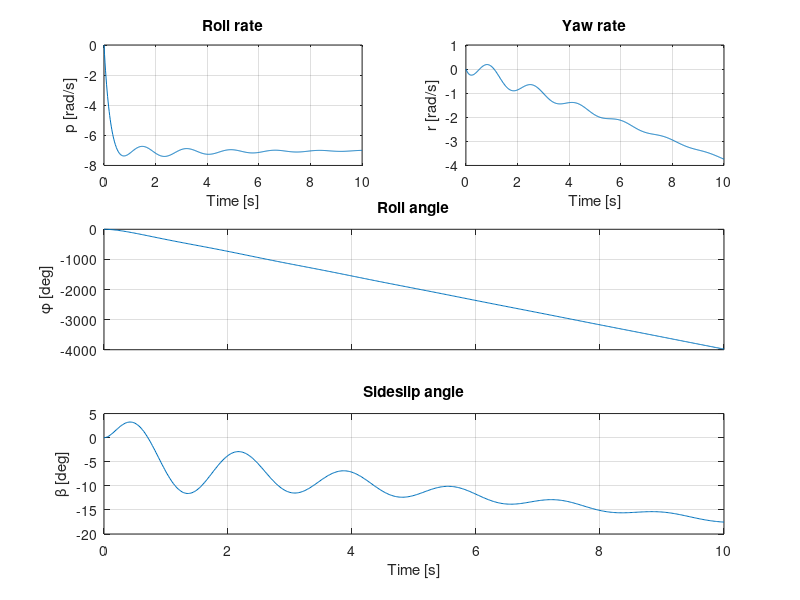
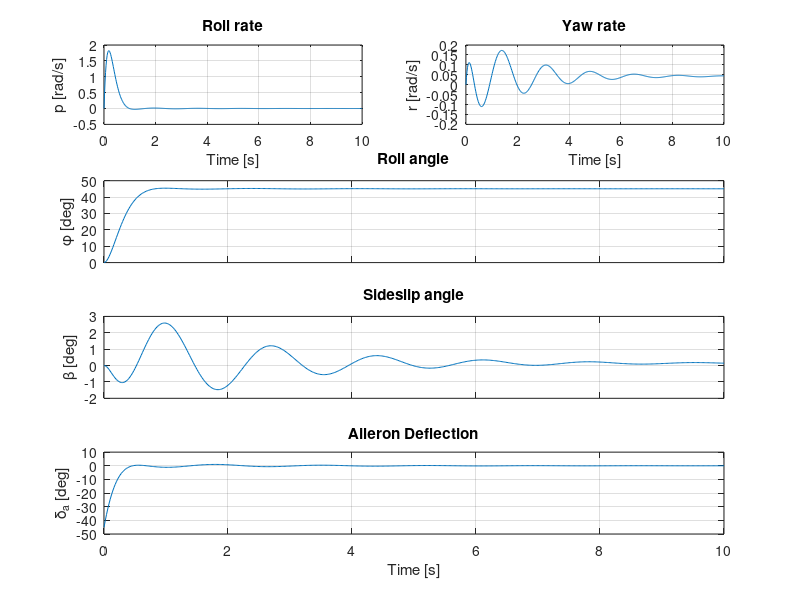

MATLAB code to generate these figures, in order:
%State-space model
A=[-0.231308504369119,0.0544096693079551,-0.000124548233093912,-0.990288665751696;0,0,1,0;-21.9913440608126,0,-4.27507057923922,1.16034911016267;11.8852437044909,0,-0.450303860814642,-0.711734908447950];
B=[-0.0109680172306510,0.0630660990762435;0,0;-32.2767539463422,5.44547987525456;-2.63365317966200,-7.15884612728451];
C=eye(4);
D=zeros(4,1);

%parameters
% this is the cruise speed (TAS)
V = 180;
g0 = 9.81;


%% Open-loop response
% Check the eigenvalues. Note the bad damping of the Dutch roll and
% spiral modes
eigA = eig(A)

% Aileron control only. 
Ba = B(:,1);

% Create state-space system (open loop system, only aileron control), generate simulation output for a step input on
% the aileron
%make the system for the aileron
sa = ss(A, Ba, C, D);
t = 0:0.02:10;
u=ones(1,length(t)); %input
%simulation output
yo = lsim(sa,u,t);


% For generation of figures
figure(1)
subplot(3, 2, 1)
plot(t, yo(:,3));hold on;grid on
xlabel('Time [s]')
title('Roll rate')  
ylabel('p [rad/s]')
 
subplot(3, 2, 2)
plot(t, yo(:,4));hold on;grid on
xlabel('Time [s]')
title('Yaw rate')  
ylabel('r [rad/s]')

subplot(3, 2, 3:4)
plot(t, rad2deg(yo(:,2)));hold on;grid on
set(gca,'XTickLabel',[])
title('Roll angle')  
ylabel('\phi [deg]')

subplot(3, 2, 5:6)
plot(t, rad2deg(yo(:,1)));hold on;grid on
xlabel('Time [s]')
title('Sideslip angle')  
ylabel('\beta [deg]')


%% Closed-loop design
% LQR criterion: weight on beta, phi, p and r errors and on aileron
Q = diag([1 1 0.01 0.01]); R = 1;

% Generate feedback gains using lqr command
K = lqr(sa,Q,R)

% check the eigenvalues of the closed-loop system. Note that the bad
% damping of the Dutch roll is still in there (it cannot be removed with
% aileron control!)
Ac = A-Ba*K;
eigAc = eig(Ac);

% create a closed-loop system, unity feedback, the four states to their
% respective inputs of the control matrix K
%feedback system
sc =  feedback(sa*K,eye(4));

% Take a look at this closed-loop system. The four inputs are
% references for the states (beta, phi, p, r), the four outputs are the
% realised states
sc
Cc1 = [C;-K];
Dc1 = [zeros(4);K];
Bc = Ba*K; 
% Remember that u = \delta_a = K (xref - x)
% Thus, we can augment the output of the system with the aileron input also as an output. Formulate the augmented system here.
sc1 = ss(Ac,Bc,Cc1,Dc1);
% 
% sc1 = ss(Ac,Bc,C,zeros(4));

% Recall from the flight mechanics course, for constant sideslip angle in a level flight turn, the following relationship can be obtained using kinematics.
%       \phi(roll angle) * g0(gravitational acceleration)     =(approximately)       V (true airspeed)*r (yaw rate)
% Therefore, when turning sc1 into a single input (desired roll angle) system, the corresponding yaw rate must be supplied also. 
% In this way, the closed-loop system sc2 will only have one input: the desired roll angle
sc2 = sc1 * [0 1 0 g0/V]';

% check the system behaviour when the commanded roll angle has a step input
% of 45 deg.
t = 0:0.02:10;
u= deg2rad(45*ones(1,length(t)));
yc = lsim(sc2,u,t);


% For generation of figures
figure
subplot(4, 2, 1)
plot(t, yc(:,3));hold on;grid on
xlabel('Time [s]')
title('Roll rate')  
ylabel('p [rad/s]')
 
subplot(4, 2, 2)
plot(t, yc(:,4));hold on;grid on
xlabel('Time [s]')
title('Yaw rate')  
ylabel('r [rad/s]')

subplot(4, 2, 3:4)
plot(t, rad2deg(yc(:,2)));hold on;grid on
set(gca,'XTickLabel',[])
title('Roll angle')  
ylabel('\phi [deg]')

subplot(4, 2, 5:6)
plot(t, rad2deg(yc(:,1)));hold on;grid on
set(gca,'XTickLabel',[])
title('Sideslip angle')  
ylabel('\beta [deg]')

subplot(4, 2, 7:8)
plot(t, rad2deg(yc(:,5)));hold on;grid on
xlabel('Time [s]')
title('Aileron Deflection')  
ylabel('\delta_a [deg]')
